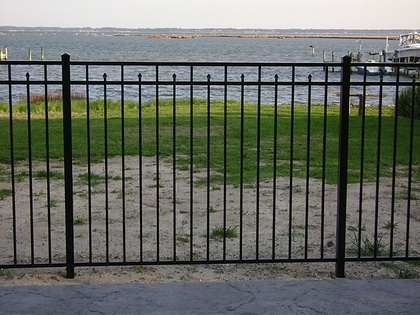
%> input picture Assignment_6/fence.jpg, 420 x 315 px, shrunk from 640 x 480 before the run
$ octave Tamrin_6_7.m   (GNU Octave 9; MATLAB toolbox functions it lacks are replaced by stand-ins)
%> lines starting %> are read from the running program, lines starting %| are printed output that depends on the picture; in (x1, y1, x2, y2) boxes, pixels count from 0 and x2, y2 are one past the last pixel; in counts of white or black regions, pixels touching at a corner belong together; the program's own positions count from 1
### Assignment_6/Sauvola.m
%% Binzarization using Sauvola algorithm
function [g] = Sauvola(f,W)

    %% Variables
    K = 0.5;
    WW = 2*W+1;
    R = 128;
    [M,N,ind] = size(f);

    %% check whether input is rgb
    if ind ==3
        f = rgb2gray(f);
    end
    f = im2double(f);

    %% Zero-padding the Image
    MM = M+2*W;
    NN = N+2*W;
    ff = zeros(M+2*W,N+2*W);
    for m = 1:M
        for n = 1:N
            ff(m+W,n+W) = f(m,n);
        end
    end

    %% Take Integral Image from input
    f1 = IntegImg(ff);
    f2 = ff.^2;
    f3 = IntegImg(f2);

    %% Calculate Sauvola Parameters
    g = zeros(MM,NN);
    for m = W+2:MM-W
        for n = W+2:NN-W
            %% find mean
            S  = f1(m+W,n+W) - f1(m+W,n-W) - f1(m-W,n+W) + f1(m-W,n-W);
            Ave = S/(WW * WW);
            %% find simga
            SS = f3(m+W,n+W) - f3(m+W,n-W) - f3(m-W,n+W) + f3(m-W,n-W);
            sigma2 = (1/W^2).*SS - (Ave^2);
            sigma = sqrt(sigma2);
            %% find threshold
            T = Ave * (1 + K*((sigma/R)-1));
            %% compare every pixels in one block with threshold
            if ff(m,n) > T
                g(m,n) = 1;
            end
        end
    end

end

### Assignment_6/IntegImg.m
%% Calculate Integral Image
function [gg] = IntegImg(f)

    [M,N] = size (f);
    ff = zeros(M+1,N+1);
    g  = zeros(M+1,N+1);
    gg = zeros(M,N);

    p = 1;
    for m = 1:M
        p = p + 1;
        q = 1;
        for n = 1:N
            q = q + 1;
            ff(p,q) = f(m,n);
            g(p,q) = g(p,q-1)+g(p-1,q)-g(p-1,q-1)+ff(p,q);
            gg(p-1,q-1) = g(p,q);
        end
    end
end

### Assignment_6/Tamrin_6_7.m
%% Clear Enviroment
clc
clear all
close all

%% Original Image
f = imread('fence.jpg');
%> f is the input picture: size 315x420x3 uint8; mean R, G, B 104.7, 109.4, 100.3

%% Sauvola Binarization
g = Sauvola(f,12);
%> in Sauvola, `f = rgb2gray(f);`:
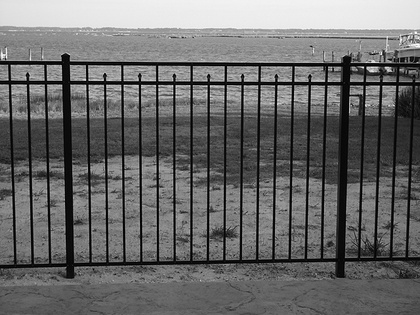
%> f: size 315x420 uint8; min 0, max 254, mean 106.9
%> after the loop in IntegImg, `for m = 1:M`:
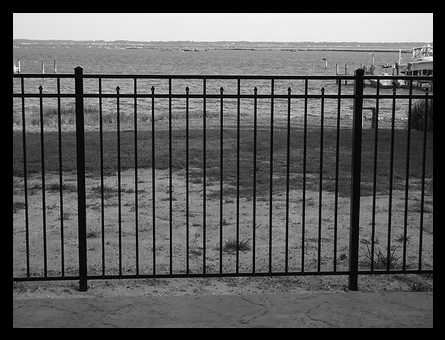
%> ff: size 340x445 double; min 0, max 0.996, mean 0.367
%> after the loop in IntegImg, `for m = 1:M`:
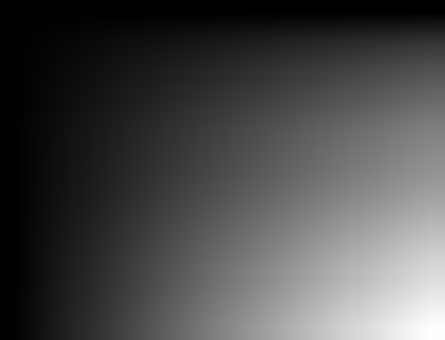
%> g: size 340x445 double; min 0, max 55487.8, mean 16045.6; drawn with min black and max white
%> after the loop in IntegImg, `for m = 1:M`: p = 340
%> after the loop in IntegImg (call 2), `for m = 1:M`:
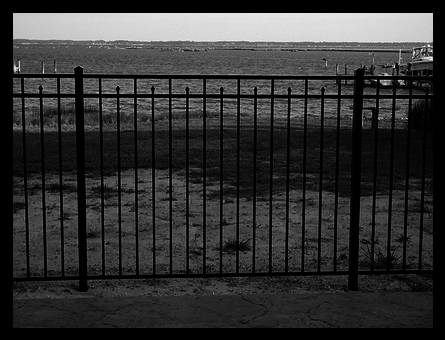
%> ff: size 340x445 double; min 0, max 0.992, mean 0.201
%> after the loop in IntegImg (call 2), `for m = 1:M`:
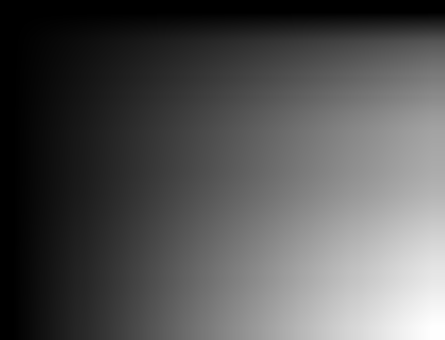
%> g: size 340x445 double; min 0, max 30375.8, mean 9998.7; drawn with min black and max white
%> after the loop in Sauvola, `for m = W+2:MM-W`:
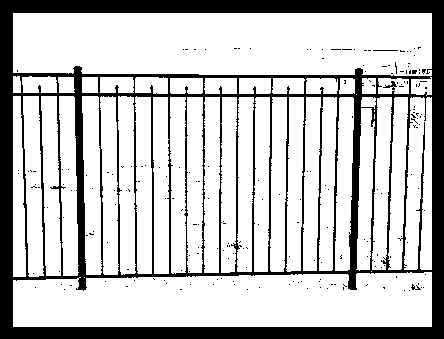
%> g: size 339x444 double; values 0 (black) and 1 (white), 76.8% white; 204 black regions (200 under 20 px), largest, box (x1, y1, x2, y2) and area: (0, 0, 444, 339) 34443, (383, 81, 397, 90) 46, (411, 284, 421, 290) 26, (373, 50, 398, 51) 25

%% Dilating
s = strel('rectangle',[30 1]);
dilate = imdilate(g,s);
%> dilate: size 339x444 double; values 0 (black) and 1 (white), 89.6% white; 31 black regions (3 under 20 px), largest, box (x1, y1, x2, y2) and area: (0, 0, 13, 339) 4407, (432, 0, 444, 339) 4068, (75, 81, 85, 277) 1268

%% Eroding
s = strel('rectangle',[30 2]);
erote = imerode(dilate,s);
%> erote: size 339x444 double; values 0 (black) and 1 (white), 84% white; 26 black regions, largest, box (x1, y1, x2, y2) and area: (0, 0, 13, 339) 4407, (431, 0, 444, 339) 4407, (74, 66, 85, 291) 1783

%% Plot the Results
figure; imshowpair(g,erote,'montage');
%> after `imshowpair(g,erote,'montage')`:
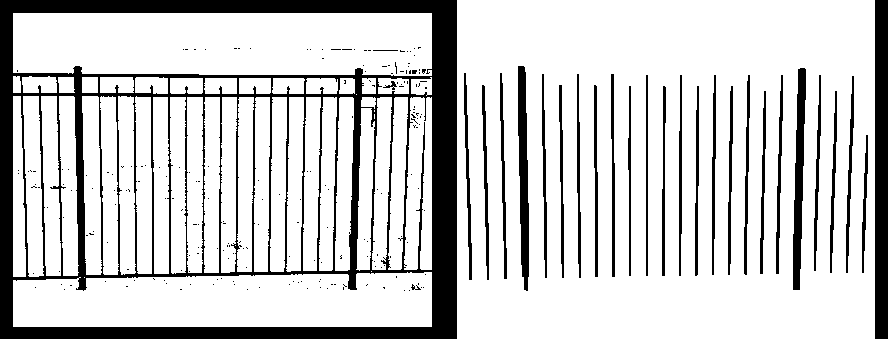
%> displayed picture: size 339x888, on the screen's scale of 0 to 255; 80.4% white; 229 black regions (200 under 20 px), largest, box (x1, y1, x2, y2) and area: (0, 0, 457, 339) 38850, (875, 0, 888, 339) 4407, (518, 66, 529, 291) 1783
title('Binary Image of Fence                                        Detected Vertical Fences');
